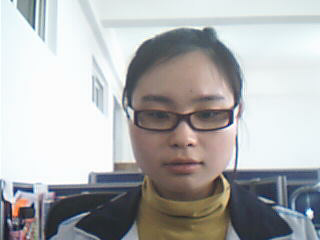
%> input picture 3算法/Algorithms_MathModels/《MATLAB图像处理》源文件/本书源文件/chap15/girl2.bmp, 320 x 240 px
$ octave chap15_7.m   (GNU Octave 9; MATLAB toolbox functions it lacks are replaced by stand-ins)
%> lines starting %> are read from the running program, lines starting %| are printed output that depends on the picture; in (x1, y1, x2, y2) boxes, pixels count from 0 and x2, y2 are one past the last pixel; in counts of white or black regions, pixels touching at a corner belong together; the program's own positions count from 1
### 3算法/Algorithms_MathModels/《MATLAB图像处理》源文件/本书源文件/chap15/face_detection.m
function BW= face_detection(I)
% I是待识别的彩色图像，BW是检测到二值人脸图像
I1=I;             %输入图像矩阵I
R=I1(:,:,1);      %获取RGB图像矩阵I的R、G、B取值
G=I1(:,:,2);
B=I1(:,:,3);
Y=0.299*R+0.587*G+0.114*B; %进行颜色空间转换 计算Y 和Cb
Cb=-0.1687*R-0.3313*G+0.5000*B+128;
for Cb=133:165
    r=(Cb-128)*1.402+Y;  %将YCrCb空间中Cb=133:165中的区域确定
    r1=find(R==r);       %产生肤色聚类的二值矩阵
    R(r1)=255;           %对肤色聚类的区域
    G(r1)=255;
    B(r1)=255;
end
I1(:,:,1)=R;            %生成肤色聚类后的图像
I1(:,:,2)=G;
I1(:,:,3)=B;
J=im2bw(I1,0.99);       %转换成灰度图像
BW=J;                   %返回结果

### 3算法/Algorithms_MathModels/《MATLAB图像处理》源文件/本书源文件/chap15/chap15_7.m
clear all;  			%清除工作空间，关闭图形窗口，清除命令行
close all;
clc;
B=imread('girl2.bmp');%读入图像
%> B is the input picture: size 240x320x3 uint8; mean R, G, B 176.7, 177.6, 178.1
C=imread('boy1.bmp');
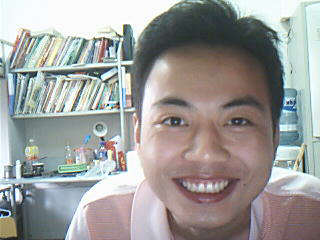
%> input picture 3算法/Algorithms_MathModels/《MATLAB图像处理》源文件/本书源文件/chap15/boy1.bmp, 320 x 240 px
%> C is the input picture: size 240x320x3 uint8; mean R, G, B 157.5, 156.8, 155.3
BW1=face_detection(B);%调用函数face_detection进行人脸检测
%> after the loop in face_detection, `for Cb=133:165`:
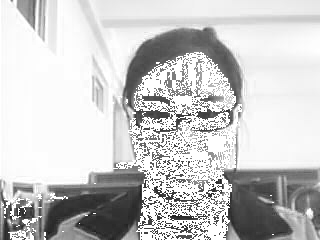
%> B: size 240x320 uint8; min 23, max 255, mean 200.8
%> after the loop in face_detection, `for Cb=133:165`:
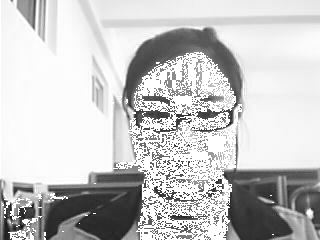
%> G: size 240x320 uint8; min 18, max 255, mean 198.3
%> after the loop in face_detection, `for Cb=133:165`:
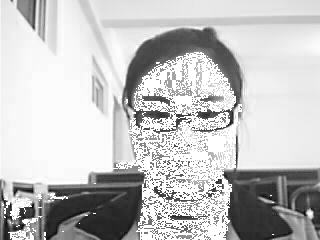
%> R: size 240x320 uint8; min 0, max 255, mean 194.2
%> in face_detection, `J=im2bw(I1,0.99);`:
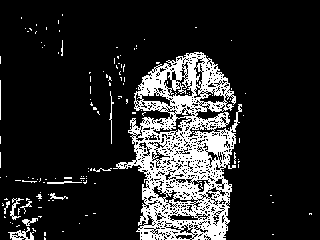
%> J: size 240x320 logical; 16.1% white; 143 white regions (131 under 20 px), largest, box (x1, y1, x2, y2) and area: (113, 52, 242, 240) 11230, (8, 227, 34, 240) 150, (10, 198, 24, 220) 89
BW2=face_detection(C);
%> after the loop in face_detection (call 2), `for Cb=133:165`:
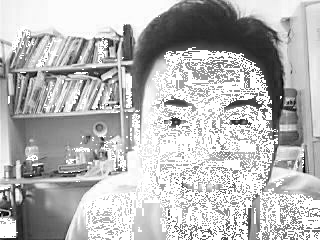
%> R: size 240x320 uint8; min 0, max 255, mean 183.4
%> in face_detection (call 2), `J=im2bw(I1,0.99);`:
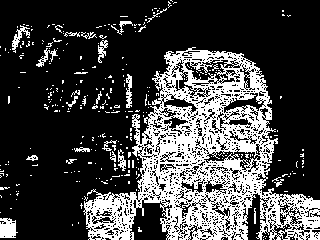
%> J: size 240x320 logical; 26.6% white; 305 white regions (281 under 20 px), largest, box (x1, y1, x2, y2) and area: (83, 47, 320, 240) 17830, (0, 218, 18, 238) 285, (12, 25, 30, 53) 157
set(0,'defaultFigurePosition',[100,100,1200,450]);%修改图形图像位置的默认设置
set(0,'defaultFigureColor',[1 1 1])       %修改图形背景颜色的设置
figure,
subplot(121),imshow(B);%显示原图及结果
subplot(122),imshow(BW1);
figure,
subplot(121),imshow(C);
subplot(122),imshow(BW2);
